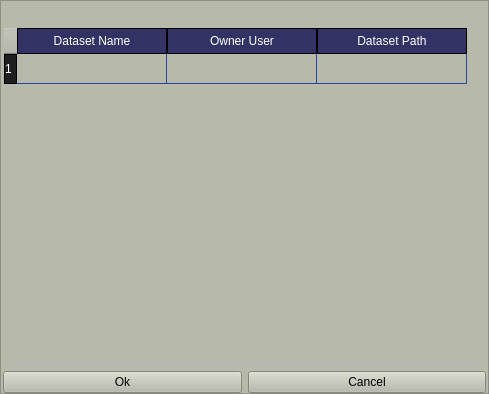
<?xml version="1.0" encoding="UTF-8"?>
<ui version="4.0">
 <class>MainWindow</class>
 <widget class="QMainWindow" name="MainWindow">
  <property name="geometry">
   <rect>
    <x>0</x>
    <y>0</y>
    <width>489</width>
    <height>394</height>
   </rect>
  </property>
  <property name="windowTitle">
   <string>MainWindow</string>
  </property>
  <property name="styleSheet">
   <string notr="true"/>
  </property>
  <widget class="QWidget" name="stylesheet">
   <property name="styleSheet">
    <string notr="true">/* /////////////////////////////////////////////////////////////////////////////////////////////////

SET APP STYLESHEET - FULL STYLES HERE
DARK THEME - DRACULA COLOR BASED

///////////////////////////////////////////////////////////////////////////////////////////////// */

QWidget{
	color: rgb(221, 221, 221);
	font: 10pt &quot;Segoe UI&quot;;
}

/* /////////////////////////////////////////////////////////////////////////////////////////////////
Tooltip */
QToolTip {
	color: rgb(0,0,0);
	background-color: rgb(255,255,255);
	border: 1px solid rgb(44, 49, 58);
	background-image: none;
	background-position: left center;
    background-repeat: no-repeat;
	border: none;
	border-left: 2px solid rgb(180,180,180);
	text-align: left;
	padding-left: 8px;
	margin: 0px;
}

/* /////////////////////////////////////////////////////////////////////////////////////////////////
Bg App */
#bgApp {	
	background-color: rgb(212,212,212);
	border: 1px solid rgb(44, 49, 58);
}

/* /////////////////////////////////////////////////////////////////////////////////////////////////
Left Menu */
#leftMenuBg {	
	background-color: rgb(33, 37, 43);
}
#topLogo {
	background-color: Transparent;
	background-image: url(:/images/images/images/whiteview.png);
	background-position: centered;
	background-repeat: no-repeat;
}
#titleLeftApp { font: 63 12pt &quot;Segoe UI Semibold&quot;; }
#titleLeftDescription { font: 8pt &quot;Segoe UI&quot;; color: rgb(189, 147, 249); }

/* MENUS */
#topMenu .QPushButton {	
	background-position: left center;
    background-repeat: no-repeat;
	border: none;
	border-left:15px solid transparent;
	background-color: transparent;
	text-align: left;
	padding-left: 44px;

}
#topMenu .QPushButton:hover {
	background-color: rgb(40, 44, 52);
}
#topMenu .QPushButton:pressed {	
	background-color: rgb(189, 147, 249);
	color: rgb(255, 255, 255);
}
#bottomMenu .QPushButton {	
	background-position: left center;
    background-repeat: no-repeat;
	border: none;
	border-left: 20px solid transparent;
	background-color:transparent;
	text-align: left;
	padding-left: 44px;
}
#bottomMenu .QPushButton:hover {
	background-color: rgb(40, 44, 52);
}
#bottomMenu .QPushButton:pressed {	
	background-color: rgb(189, 147, 249);
	color: rgb(255, 255, 255);
}
#leftMenuFrame{
	border-top: 3px solid rgb(44, 49, 58);
}

/* Toggle Button */
#toggleButton {
	background-position: left center;
    background-repeat: no-repeat;
	border: none;
	border-left: 15px solid transparent;

	text-align: left;
	padding-left:44px;
	color: rgb(113, 126, 149);
}
#toggleButton:hover {
	background-color: rgb(40, 44, 52);
}
#toggleButton:pressed {
	background-color: rgb(189, 147, 249);
}

/* Title Menu */
#titleRightInfo { padding-left: 10px; }


/* /////////////////////////////////////////////////////////////////////////////////////////////////
Extra Tab */
#extraLeftBox {	
	background-color: rgb(44, 49, 58);
}
#extraTopBg{	
	background-color: rgb(230,230,230)
}
#extraLeftBox:hover {
	background-color: rgb(40, 44, 52);
}
/* Icon */
#extraIcon {
	background-position: center;
	background-repeat: no-repeat;
	background-image: url(:/icons/images/icons/icon_settings.png);
}

/* Label */
#extraLabel { color: rgb(20,20,20); }

/* Btn Close */
#extraCloseColumnBtn { background-color: rgba(255, 255, 255, 0); border: none;  border-radius: 5px; }
#extraCloseColumnBtn:hover { background-color: rgb(196, 161, 249); border-style: solid; border-radius: 4px; }
#extraCloseColumnBtn:pressed { background-color: rgb(180, 141, 238); border-style: solid; border-radius: 4px; }

/* Extra Content */
#extraContent{
	border-top: 3px solid rgb(40, 44, 52);
}

/* Extra Top Menus */
#extraTopMenu .QPushButton {
background-position: left center;
    background-repeat: no-repeat;
	border: none;
	border-left: 22px solid transparent;
	background-color:transparent;
	text-align: left;
	padding-left: 44px;
}
#extraTopMenu .QPushButton:hover {
	background-color: rgb(40, 44, 52);
}
#extraTopMenu .QPushButton:pressed {	
	background-color: rgb(189, 147, 249);
	color: rgb(255, 255, 255);
}

/* /////////////////////////////////////////////////////////////////////////////////////////////////
Content App */
#contentTopBg{	
	background-color: rgb(33, 37, 43);
}
#contentBottom{
	border-top: 3px solid rgb(44, 49, 58);
}

/* Top Buttons */
#rightButtons .QPushButton { background-color: rgba(255, 255, 255, 0); border: none;  border-radius: 5px; }
#rightButtons .QPushButton:hover { background-color: rgb(44, 49, 57); border-style: solid; border-radius: 4px; }
#rightButtons .QPushButton:pressed { background-color: rgb(23, 26, 30); border-style: solid; border-radius: 4px; }

/* Theme Settings */
#extraRightBox { background-color: rgb(44, 49, 58); }
#themeSettingsTopDetail { background-color: rgb(189, 147, 249); }

/* Bottom Bar */
#bottomBar { background-color: rgb(44, 49, 58); }
#bottomBar QLabel { font-size: 11px; color: rgb(113, 126, 149); padding-left: 10px; padding-right: 10px; padding-bottom: 2px; }

/* CONTENT SETTINGS */
/* MENUS */
#contentSettings .QPushButton {	
	background-position: left center;
    background-repeat: no-repeat;
	border: none;
	border-left: 22px solid transparent;
	background-color:transparent;
	text-align: left;
	padding-left: 44px;
}
#contentSettings .QPushButton:hover {
	background-color: rgb(40, 44, 52);
}
#contentSettings .QPushButton:pressed {	
	background-color: rgb(189, 147, 249);
	color: rgb(255, 255, 255);
}

/* /////////////////////////////////////////////////////////////////////////////////////////////////
QTableWidget */
QTableWidget {	
	padding: 1px;
	border-radius:1px;
	gridline-color: rgb(40,70,160);
	border-bottom: 1px solid rgb(180,180,180);

}
QTableWidget::item{
	border-color: transparent;
	padding-left: 5px;
	padding-right: 5px;
	gridline-color: rgb(180,180,108);
}
QHeaderView::section:horizontal
{
    border: 1px solid rgb(0,0,0);
	padding: 3px;
    background-color: rgb(50,50,100);

	color:rgb(255,255,255);
}
QHeaderView::section:vertical
{
    border: 1px solid rgb(0,0,0);
	background-color: rgb(30,30,30);
	color:rgb(255,255,255);

}
QTableWidget::item:selected{
	background-color: rgb(160, 190, 235);
	color : Black;
}
/* /////////////////////////////////////////////////////////////////////////////////////////////////
LineEdit */
QLineEdit {
	background-color: rgb(210,210,150);
	border-radius: 2px;
	border: 1px solid rgb(33, 37, 43);
	padding-left: 10px;
	selection-color: rgb(255, 255, 255);
	selection-background-color: rgb(255, 121, 198);
}
QLineEdit:hover {
	border: 2px solid rgb(64, 71, 88);
}
QLineEdit:focus {
	border: 2px solid rgb(91, 101, 124);
}

/* /////////////////////////////////////////////////////////////////////////////////////////////////
TextEdit */
QTextEdit {
	background-color: rgb(210,210,150);
	border-radius: 5px;
	border: 2px solid rgb(33, 37, 43);
	padding-left: 10px;
	selection-color: rgb(255, 255, 255);
	selection-background-color: rgb(255, 121, 198);
}
QTextEdit:hover {
	border: 2px solid rgb(64, 71, 88);
}
QTextEdit:focus {
	border: 2px solid rgb(91, 101, 124);
}

/* /////////////////////////////////////////////////////////////////////////////////////////////////
PlainTextEdit */
QPlainTextEdit {
	background-color: rgb(27, 29, 35);
	border-radius: 5px;
	padding: 10px;
	selection-color: rgb(255, 255, 255);
	selection-background-color: rgb(255, 121, 198);
}
QPlainTextEdit  QScrollBar:vertical {
    width: 8px;
 }
QPlainTextEdit  QScrollBar:horizontal {
    height: 8px;
 }
QPlainTextEdit:hover {
	border: 2px solid rgb(64, 71, 88);
}
QPlainTextEdit:focus {
	border: 2px solid rgb(91, 101, 124);
}

/* /////////////////////////////////////////////////////////////////////////////////////////////////
ScrollBars */
QScrollBar:horizontal {
    border: none;
    background: rgb(30,30,30);
    height: 8px;
    margin: 0px 21px 0 21px;
	border-radius: 0px;
}
QScrollBar::handle:horizontal {
    background: rgb(40,70,160);
    min-width: 25px;
	border-radius: 4px
}
QScrollBar::add-line:horizontal {
    border: none;
    background: rgb(30,30,30);
    width: 20px;
	border-top-right-radius: 4px;
    border-bottom-right-radius: 4px;
    subcontrol-position: right;
    subcontrol-origin: margin;
}
QScrollBar::sub-line:horizontal {
    border: none;
    background: rgb(55, 63, 77);
    width: 20px;
	border-top-left-radius: 4px;
    border-bottom-left-radius: 4px;
    subcontrol-position: left;
    subcontrol-origin: margin;
}
QScrollBar::up-arrow:horizontal, QScrollBar::down-arrow:horizontal
{
     background: none;
}
QScrollBar::add-page:horizontal, QScrollBar::sub-page:horizontal
{
     background: none;
}
 QScrollBar:vertical {
	border: none;
    background: rgb(52, 59, 72);
    width: 8px;
    margin: 21px 0 21px 0;
	border-radius: 0px;
 }
 QScrollBar::handle:vertical {	
	background: rgb(40,70,160);
    min-height: 25px;
	border-radius: 4px
 }
 QScrollBar::add-line:vertical {
     border: none;
    background: rgb(30,30,30);
     height: 20px;
	border-bottom-left-radius: 4px;
    border-bottom-right-radius: 4px;
     subcontrol-position: bottom;
     subcontrol-origin: margin;
 }
 QScrollBar::sub-line:vertical {
	border: none;
    background: rgb(30,30,30);
     height: 20px;
	border-top-left-radius: 4px;
    border-top-right-radius: 4px;
     subcontrol-position: top;
     subcontrol-origin: margin;
 }
 QScrollBar::up-arrow:vertical, QScrollBar::down-arrow:vertical {
     background: none;
 }

 QScrollBar::add-page:vertical, QScrollBar::sub-page:vertical {
     background: none;
 }

/* /////////////////////////////////////////////////////////////////////////////////////////////////
CheckBox */
QCheckBox::indicator {
    border: 3px solid rgb(52, 59, 72);
	width: 5px;
	height: 5px;
	border-radius: 10px;
    background: rgb(255, 255, 255);
}
QCheckBox::indicator:hover {
    border: 3px solid rgb(58, 66, 81);
}
QCheckBox::indicator:checked {
    background: 3px solid rgb(52, 59, 72);
	border: 3px solid rgb(52, 59, 72);	
	background-image: url(:/icons/images/icons/cil-check-alt.png);
}

/* /////////////////////////////////////////////////////////////////////////////////////////////////
RadioButton */
QRadioButton::indicator {
    border: 3px solid rgb(52, 59, 72);
	width: 15px;
	height: 15px;
	border-radius: 10px;
    background: rgb(44, 49, 60);
}
QRadioButton::indicator:hover {
    border: 3px solid rgb(58, 66, 81);
}
QRadioButton::indicator:checked {
    background: 3px solid rgb(94, 106, 130);
	border: 3px solid rgb(52, 59, 72);	
}

/* /////////////////////////////////////////////////////////////////////////////////////////////////
ComboBox */
QComboBox{
	background-color: rgb(255, 255, 255);
	border-radius: 2px;
	border: 1px solid rgb(33, 37, 43);
	padding: 2px;
	padding-left: 10px;
}
QComboBox:hover{
	border: 2px solid rgb(64, 71, 88);
}
QComboBox::drop-down {
	subcontrol-origin: padding;
	subcontrol-position: top right;
	width: 25px; 
	border-left-width: 3px;
	border-left-color: rgba(39, 44, 54, 150);
	border-left-style: solid;
	border-top-right-radius: 3px;
	border-bottom-right-radius: 3px;	
	background-image: url(:/icons/images/icons/cil-arrow-bottom.png);
	background-position: center;
	background-repeat: no-reperat;

 }
QComboBox QAbstractItemView {
	color: rgb(255, 121, 198);	
	background-color: rgb(200,200,200);
	padding: 10px;
	selection-background-color: rgb(39, 44, 54);
}

/* /////////////////////////////////////////////////////////////////////////////////////////////////
Sliders */
QSlider::groove:horizontal {
    border-radius: 5px;
    height: 10px;
	margin: 0px;
	background-color: rgb(52, 59, 72);
}
QSlider::groove:horizontal:hover {
	background-color: rgb(55, 62, 76);
}
QSlider::handle:horizontal {
    background-color: rgb(189, 147, 249);
    border: none;
    height: 10px;
    width: 10px;
    margin: 0px;
	border-radius: 5px;
}
QSlider::handle:horizontal:hover {
    background-color: rgb(195, 155, 255);
}
QSlider::handle:horizontal:pressed {
    background-color: rgb(255, 121, 198);
}

QSlider::groove:vertical {
    border-radius: 5px;
    width: 10px;
    margin: 0px;
	background-color: rgb(52, 59, 72);
}
QSlider::groove:vertical:hover {
	background-color: rgb(55, 62, 76);
}
QSlider::handle:vertical {
    background-color: rgb(189, 147, 249);
	border: none;
    height: 10px;
    width: 10px;
    margin: 0px;
	border-radius: 5px;
}
QSlider::handle:vertical:hover {
    background-color: rgb(195, 155, 255);
}
QSlider::handle:vertical:pressed {
    background-color: rgb(255, 121, 198);
}

/* /////////////////////////////////////////////////////////////////////////////////////////////////
CommandLinkButton */
QCommandLinkButton {	
	color: rgb(255, 121, 198);
	border-radius: 5px;
	padding: 5px;
	color: rgb(255, 170, 255);
}
QCommandLinkButton:hover {	
	color: rgb(255, 170, 255);
	background-color: rgb(44, 49, 60);
}
QCommandLinkButton:pressed {	
	color: rgb(189, 147, 249);
	background-color: rgb(52, 58, 71);
}

/* /////////////////////////////////////////////////////////////////////////////////////////////////
Button */
#pagesContainer QPushButton {
	color:white;
	border: 2px solid rgb(52, 59, 72);
	border-radius: 3px;	
	background-color: rgb(100,100,100);
	
}
#pagesContainer QPushButton:hover {
	background-color: rgb(57, 65, 80);
	border: 2px solid rgb(61, 70, 86);
}
#pagesContainer QPushButton:pressed {	
	background-color: rgb(35, 40, 49);
	border: 5px solid rgb(43, 50, 61);
}


</string>
   </property>
   <layout class="QHBoxLayout" name="horizontalLayout">
    <property name="spacing">
     <number>0</number>
    </property>
    <property name="leftMargin">
     <number>0</number>
    </property>
    <property name="topMargin">
     <number>0</number>
    </property>
    <property name="rightMargin">
     <number>0</number>
    </property>
    <property name="bottomMargin">
     <number>0</number>
    </property>
    <item>
     <widget class="QFrame" name="frame">
      <property name="styleSheet">
       <string notr="true">background-color:#b7baab;</string>
      </property>
      <property name="frameShape">
       <enum>QFrame::StyledPanel</enum>
      </property>
      <property name="frameShadow">
       <enum>QFrame::Raised</enum>
      </property>
      <layout class="QVBoxLayout" name="verticalLayout">
       <property name="leftMargin">
        <number>2</number>
       </property>
       <property name="topMargin">
        <number>0</number>
       </property>
       <property name="rightMargin">
        <number>2</number>
       </property>
       <property name="bottomMargin">
        <number>0</number>
       </property>
       <item>
        <widget class="QFrame" name="frame_2">
         <property name="minimumSize">
          <size>
           <width>0</width>
           <height>0</height>
          </size>
         </property>
         <property name="maximumSize">
          <size>
           <width>16777215</width>
           <height>16777215</height>
          </size>
         </property>
         <property name="styleSheet">
          <string notr="true">border: None;</string>
         </property>
         <property name="frameShape">
          <enum>QFrame::StyledPanel</enum>
         </property>
         <property name="frameShadow">
          <enum>QFrame::Raised</enum>
         </property>
         <layout class="QHBoxLayout" name="horizontalLayout_3">
          <property name="leftMargin">
           <number>0</number>
          </property>
          <property name="topMargin">
           <number>0</number>
          </property>
          <property name="rightMargin">
           <number>0</number>
          </property>
          <property name="bottomMargin">
           <number>0</number>
          </property>
          <item>
           <spacer name="horizontalSpacer">
            <property name="orientation">
             <enum>Qt::Horizontal</enum>
            </property>
            <property name="sizeHint" stdset="0">
             <size>
              <width>40</width>
              <height>20</height>
             </size>
            </property>
           </spacer>
          </item>
          <item>
           <widget class="QPushButton" name="close_btn">
            <property name="minimumSize">
             <size>
              <width>20</width>
              <height>20</height>
             </size>
            </property>
            <property name="maximumSize">
             <size>
              <width>20</width>
              <height>20</height>
             </size>
            </property>
            <property name="cursor">
             <cursorShape>PointingHandCursor</cursorShape>
            </property>
            <property name="styleSheet">
             <string notr="true"> border-radius: 1px;</string>
            </property>
            <property name="text">
             <string/>
            </property>
            <property name="icon">
             <iconset>
              <normaloff>../images/x-mark.png</normaloff>../images/x-mark.png</iconset>
            </property>
            <property name="checkable">
             <bool>false</bool>
            </property>
           </widget>
          </item>
         </layout>
        </widget>
       </item>
       <item>
        <widget class="QTableWidget" name="tableWidget_dataset">
         <property name="styleSheet">
          <string notr="true"/>
         </property>
         <property name="editTriggers">
          <set>QAbstractItemView::AnyKeyPressed</set>
         </property>
         <property name="dragDropOverwriteMode">
          <bool>false</bool>
         </property>
         <property name="sortingEnabled">
          <bool>true</bool>
         </property>
         <property name="rowCount">
          <number>1</number>
         </property>
         <property name="columnCount">
          <number>3</number>
         </property>
         <attribute name="horizontalHeaderMinimumSectionSize">
          <number>50</number>
         </attribute>
         <attribute name="horizontalHeaderDefaultSectionSize">
          <number>150</number>
         </attribute>
         <row/>
         <column>
          <property name="text">
           <string>Dataset Name</string>
          </property>
         </column>
         <column>
          <property name="text">
           <string>Owner User</string>
          </property>
         </column>
         <column>
          <property name="text">
           <string>Dataset Path</string>
          </property>
         </column>
        </widget>
       </item>
       <item>
        <layout class="QHBoxLayout" name="horizontalLayout_2">
         <item>
          <widget class="QPushButton" name="ok_btn">
           <property name="styleSheet">
            <string notr="true">color: black;</string>
           </property>
           <property name="text">
            <string>Ok</string>
           </property>
          </widget>
         </item>
         <item>
          <widget class="QPushButton" name="cancel_btn">
           <property name="styleSheet">
            <string notr="true">color: black;</string>
           </property>
           <property name="text">
            <string>Cancel</string>
           </property>
          </widget>
         </item>
        </layout>
       </item>
      </layout>
     </widget>
    </item>
   </layout>
  </widget>
 </widget>
 <resources/>
 <connections/>
</ui>
